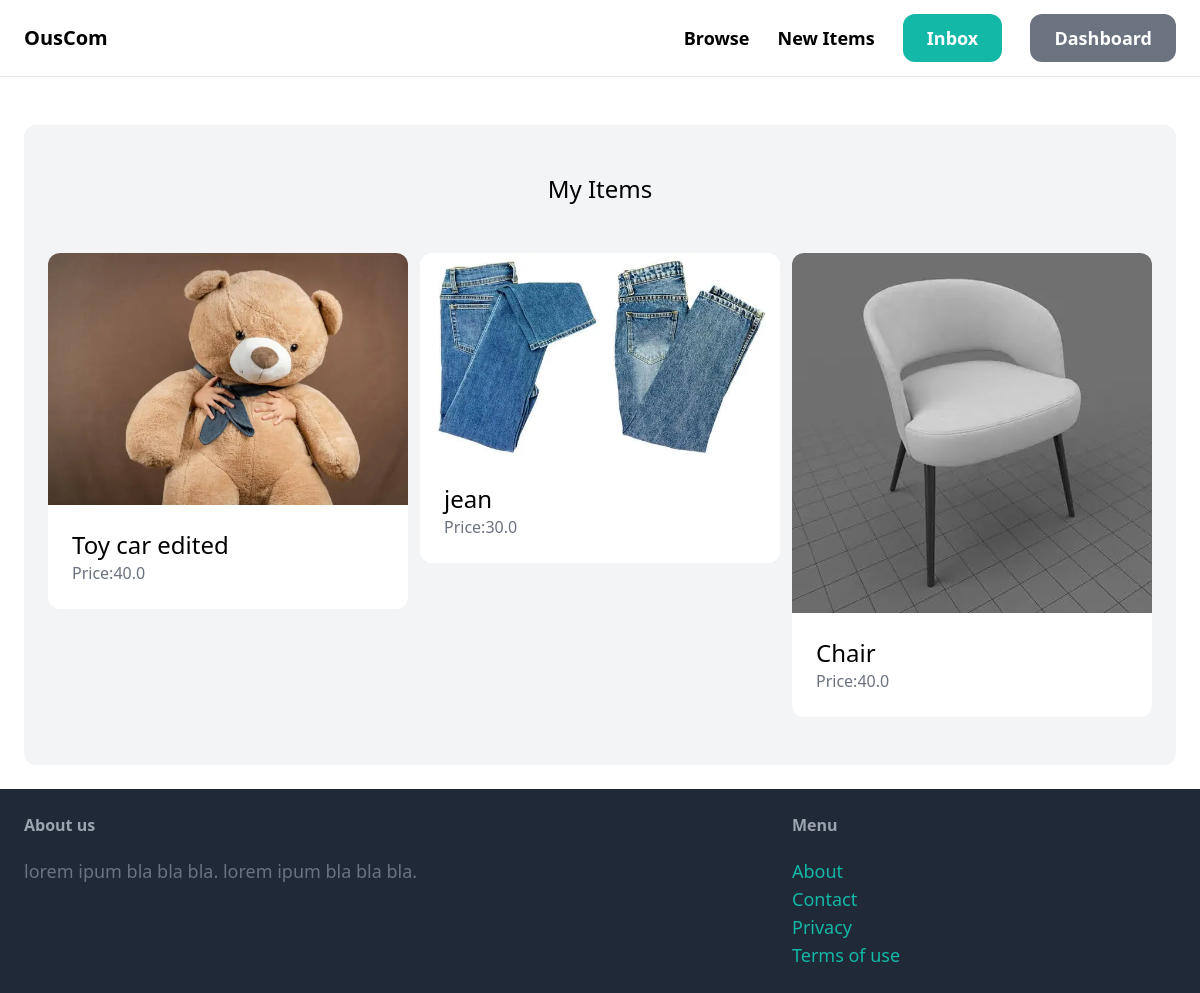
The page /dashboard/ (signed in) on the database its author committed.
### item/models.py (models this page shows, shortened)
class Item(models.Model):
    category = models.ForeignKey(Category, related_name='items', on_delete=models.CASCADE)
    name = models.CharField(max_length=250)
    description = models.TextField(blank = True , null = True)
    price = models.FloatField()
    image = models.ImageField(upload_to = 'image_items', blank=True, null=True)
    is_sold = models.BooleanField(default = False)
    created_by = models.ForeignKey(User, related_name='items', on_delete=models.CASCADE)
    created_at = models.DateTimeField(auto_now_add=True)

### dashboard/views.py (the view)
# urls.py: path('', views.index , name = 'index' ),
@login_required
def index(request):
    items = Item.objects.filter(created_by=request.user)
    return render(request, 'dashboard/index.html', {
        'items' : items
    })

### dashboard/templates/dashboard/index.html (shortened to what this page needs)
{% extends 'core/base.html'%}
{% block content %}
    <div class="mt-6 px-6 py-12 bg-gray-100 rounded-xl">
       <h2 class="mb-12 text-2xl text-center">My Items</h2>
       <div class=" grid grid-cols-3 gap-3" >
            {% for item in items %}
                <div >
                    <a href="{% url 'item:detail' item.id %}">
                        <div >
                            <img src="{{ item.image.url }}" class="rounded-t-xl">
                        </div>
                        <div class="p-6 bg-white rounded-b-xl ">
                            <h3 class="text-2xl">{{ item.name }}</h3>
                            <p class="text-gray-500">Price:{{ item.price }}</p>
                        </div>
                    </a>
                </div>
            {% endfor %}
       </div>
    </div>
{% endblock %}

### rows shown on the page
Item: image (picture), name "Toy car edited", price "40.0"
Item: image (picture), name "jean", price "30.0"
Item: image (picture), name "Chair", price "40.0"
